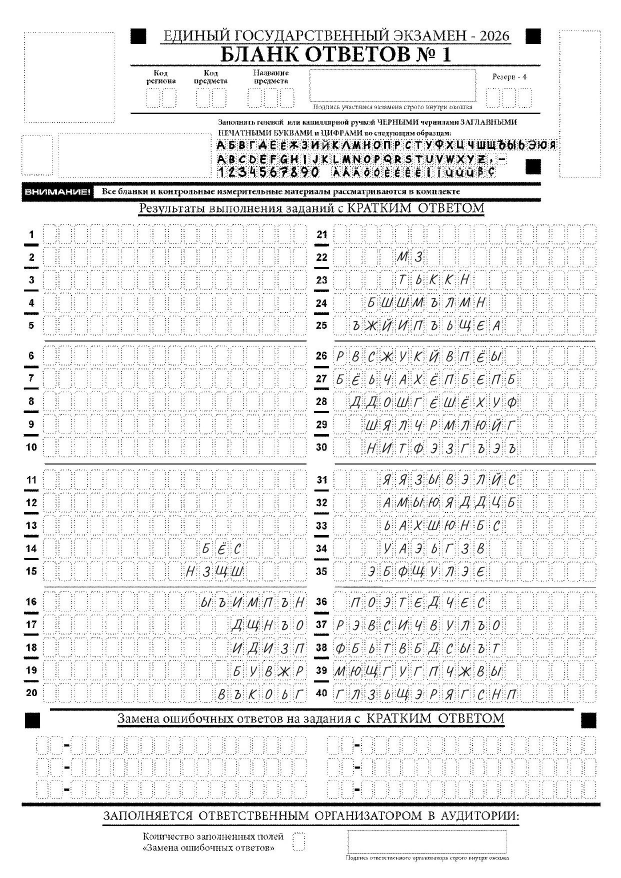
#> input picture БланкЕГЭ/output.jpg, 1241 x 1755 px, given as the content of the folder frames, which was not available (shown at 1/2 size)
$ python parallel_frames_converter.py   (older library calls are emulated)
#> lines starting #> are read from the running program, lines starting #| are printed output that depends on the picture; pictures that were not available may be replaced by others from this repository, and a replacement may not be noted
import cv2
import numpy as np
import os
from concurrent.futures import ProcessPoolExecutor, as_completed

input_dir = 'frames'
output_dir = 'output'
extensions = ('.jpg', '.jpeg', '.png', '.bmp', '.tif', '.tiff')


def process_image(args):
    """Обрабатывает одно изображение. Возвращает (filename, status, message)."""
#> called with args = ('output.jpg', 'frames', 'output')
    filename, input_dir, output_dir = args
    input_path = os.path.join(input_dir, filename)
    output_path = os.path.join(output_dir, filename)

    img = cv2.imread(input_path, cv2.IMREAD_GRAYSCALE)
#> img is the input picture: shape (1755, 1241); min 0, max 255, mean 233.8
    if img is None:
        return filename, 'skip', f'не удалось прочитать: {input_path}'

    grad_x = cv2.Sobel(img, cv2.CV_64F, 1, 0, ksize=3)
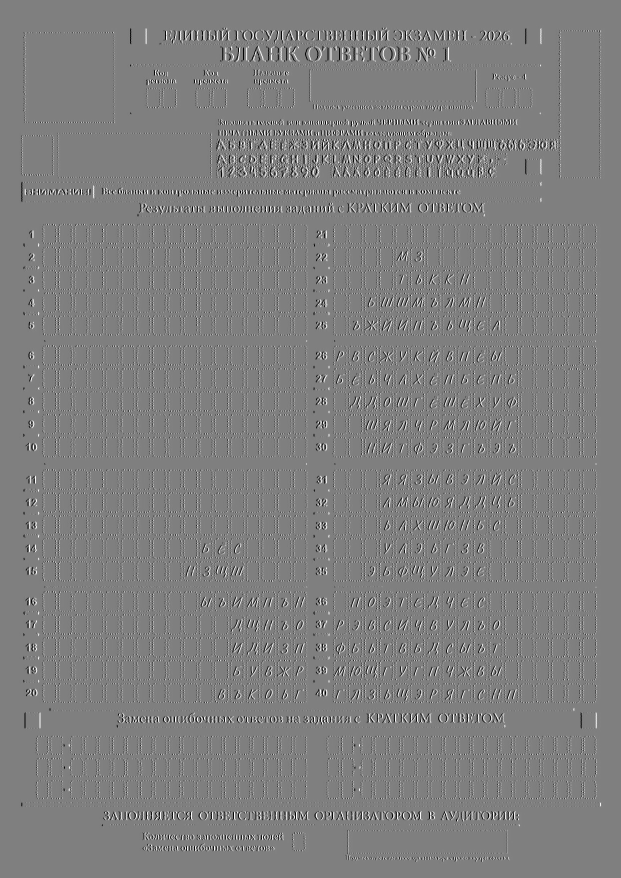
#> grad_x: shape (1755, 1241) float64 (shown at 1/2 size); min -1020, max 1020, mean 0; drawn with min black and max white
    grad_y = cv2.Sobel(img, cv2.CV_64F, 0, 1, ksize=3)
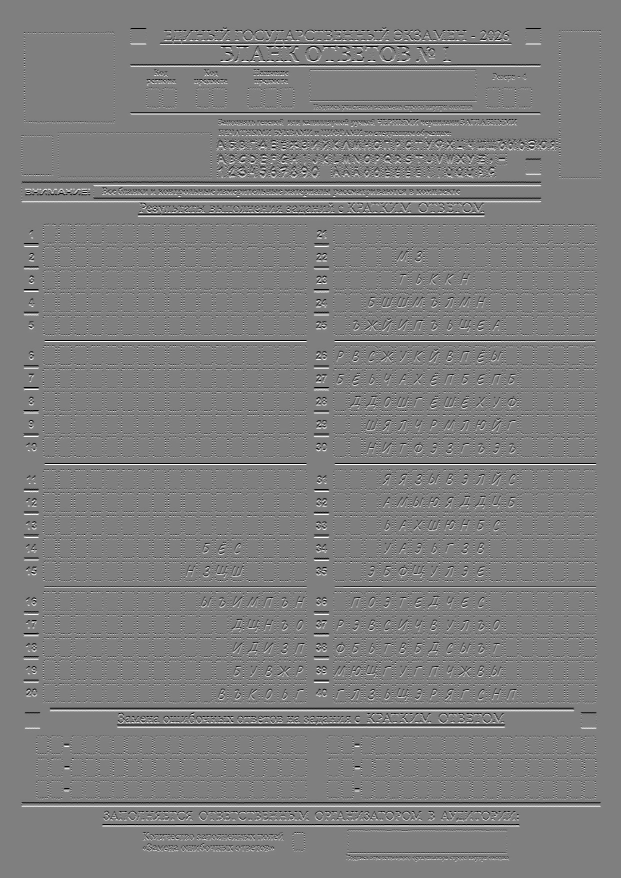
#> grad_y: shape (1755, 1241) float64 (shown at 1/2 size); min -1020, max 1020, mean 0; drawn with min black and max white
    grad_mag = np.sqrt(grad_x**2 + grad_y**2)
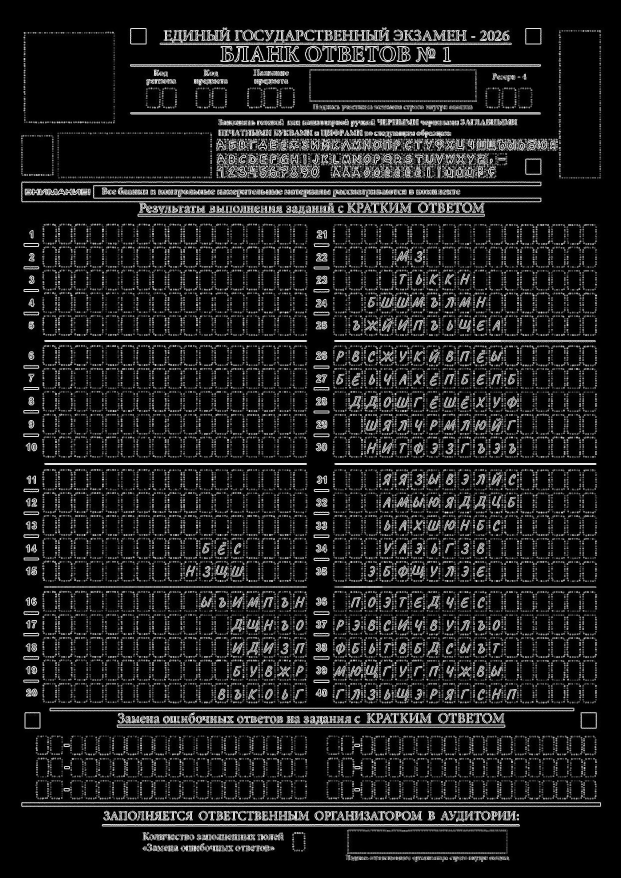
#> grad_mag: shape (1755, 1241) float64 (shown at 1/2 size); min 0, max 1137.7, mean 134.7; drawn with min black and max white
    grad_mag = np.uint8(np.clip(grad_mag, 0, 255))
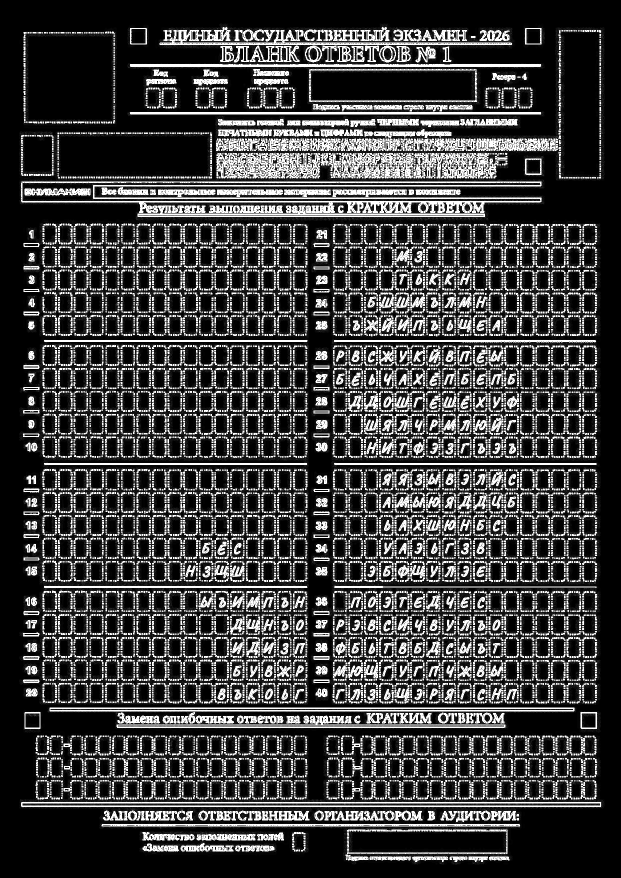
#> grad_mag: shape (1755, 1241) (shown at 1/2 size); min 0, max 255, mean 63.4

    ok = cv2.imwrite(output_path, grad_mag)
    if not ok:
        return filename, 'error', f'не удалось записать: {output_path}'
    return filename, 'ok', output_path


def main():
    os.makedirs(output_dir, exist_ok=True)

    files = [f for f in sorted(os.listdir(input_dir))
             if f.lower().endswith(extensions)]

    if not files:
        return

    tasks = [(f, input_dir, output_dir) for f in files]

    with ProcessPoolExecutor() as executor:
        futures = {executor.submit(process_image, t): t[0] for t in tasks}

        done = 0
        total = len(futures)
        for future in as_completed(futures):
            filename = futures[future]
            try:
                name, status, msg = future.result()
                done += 1
                print(f"[{done}/{total}] {status:5s} {name} -> {msg}")
            except Exception as e:
                print(f"Ошибка при обработке {filename}: {e}")


if __name__ == '__main__':
    main()
